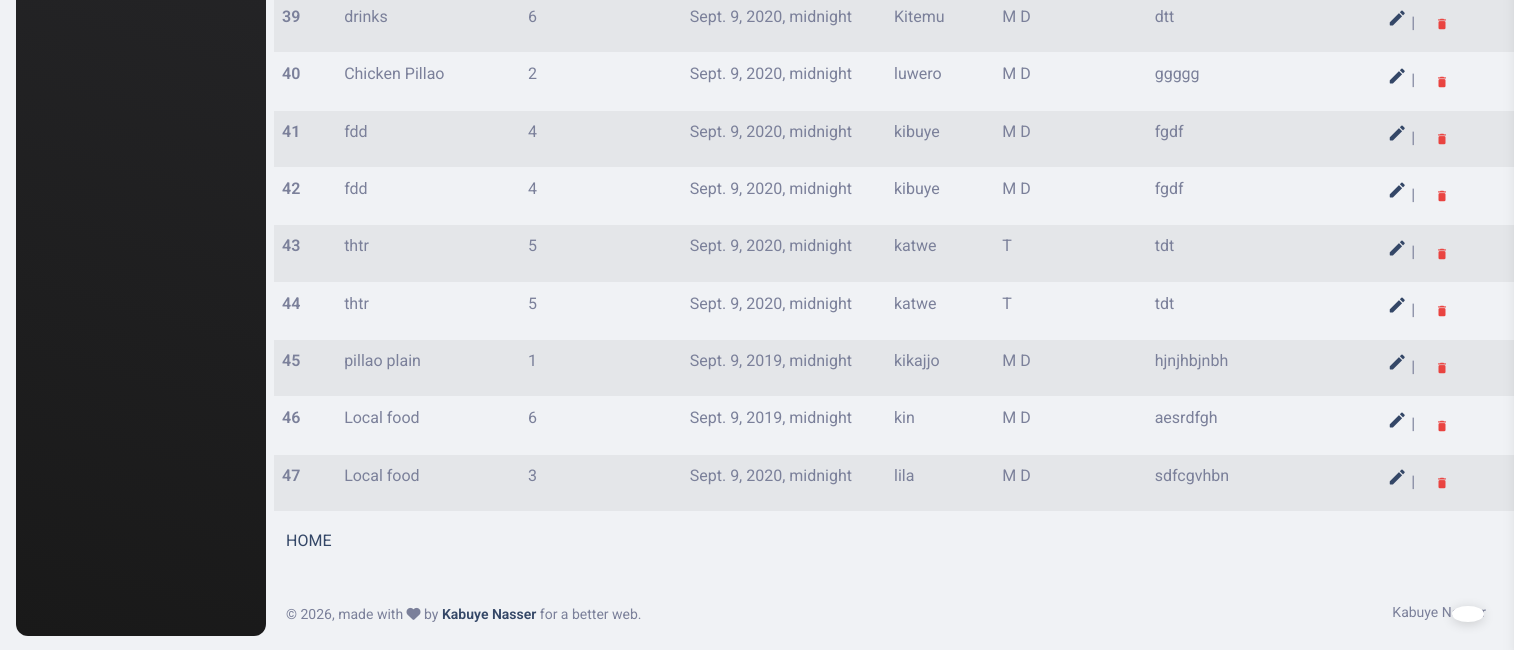
Before: /add_category/ (signed in, lower part) with the older database file.
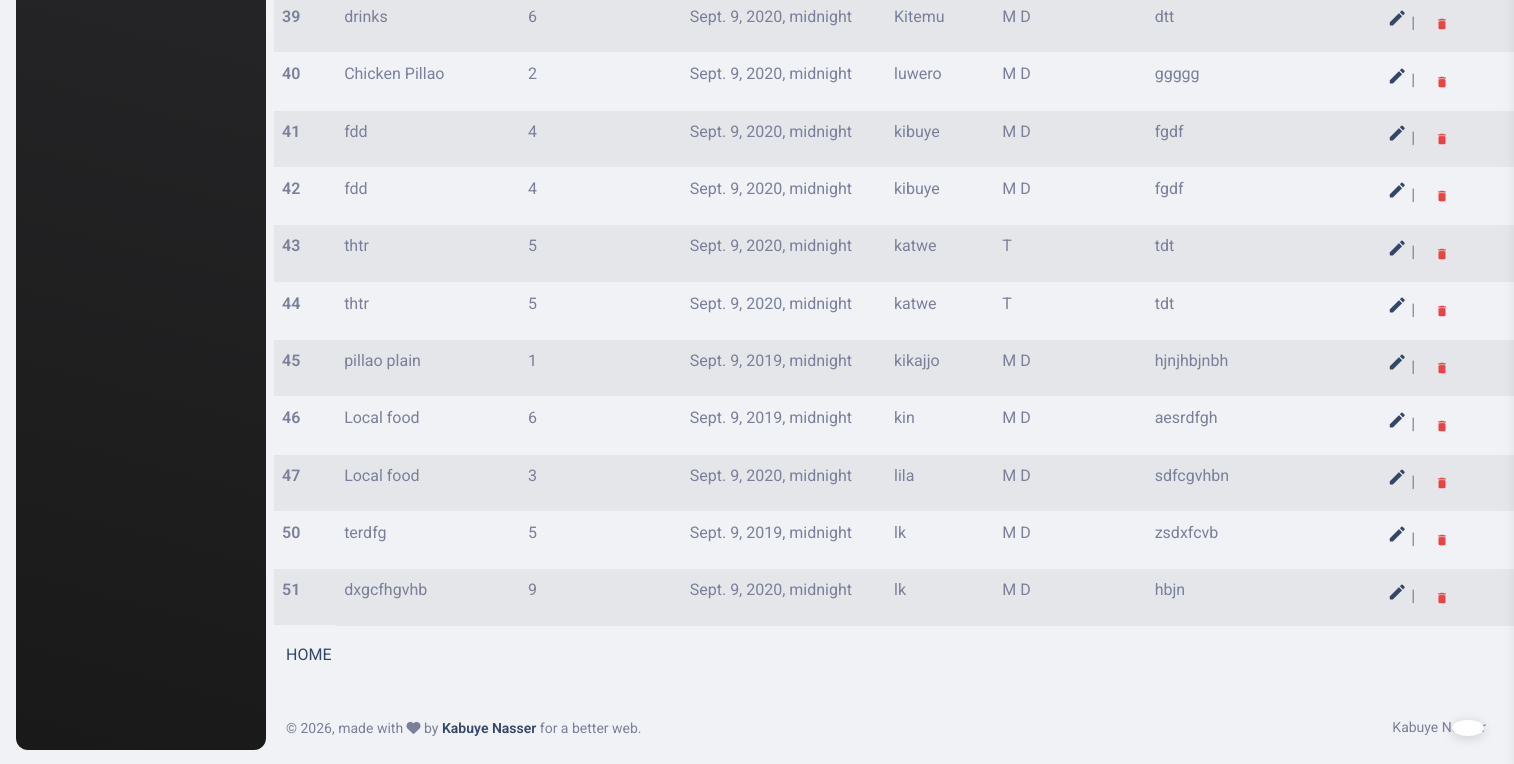
After: the same page with the newer database file.
### mambo/models.py (models this page shows, shortened)
class Category(models.Model):
    CATEGORY_OPTIONS = [
        ("M D", "MAIN DISH"),
        ("C D", "COLD DRINKS"),
        ("T", "TEA"),
        ("D", "DISSERTS"),
    ]
    name_of_category = models.CharField(max_length=50, verbose_name="MEALS")
    no_of_category = models.IntegerField()
    date_of_categorysale = models.DateTimeField(auto_now=False,auto_now_add=False)
    address = models.CharField(max_length=100, null=True,blank=True,default="N/A")
    category_type =   models.CharField(max_length=100,null=True, blank=True, choices= CATEGORY_OPTIONS)
    description = models.TextField()

### mambo/views.py (the view)
# urls.py: path('add_category/', add_category_view, name='add_category_page'),
@login_required
def add_category_view(request):
    message = ''
    if request.method == "POST":
        category_form = CategoryForm(request.POST)
        if category_form.is_valid():
            category_form.save()
            messages.success (request,"category added successfuly")
    category_form = CategoryForm()
    category = Category.objects.all()
    context = {
        'form':category_form,
        'msg':message,
        'category':category
    }
    return render(request, "add_category.html",context)

### mambo/templates/add_category.html (shortened to what this page needs)
{% extends './base.html' %}
{% block content %}
    <table class="table table-striped">
        <tbody>
            {% for Category in category %}
                <tr>
                    <th scope="row">{{Category.id}}</th>
                    <td>{{Category.name_of_category}}</td>
                    <td>{{Category.no_of_category}}</td>
                    <td>{{Category.date_of_categorysale}}</td>
                    <td>{{Category.address}}</td>
                    <td>{{Category.category_type}}</td>
                    <td>{{Category.description}}</td>
                    <td>
                        <a href="{% url 'edit_category_page' Category.id %}"><i class="material-icons ms-auto text-dark cursor-pointer fa-bounce" data-bs-toggle="tooltip" data-bs-placement="top" title="Edit Category">edit</i></a> |
                        <a class="btn btn-link text-danger text-gradient px-3 mb-0" href="{% url 'delete_category_page' Category.id %}">
                        <i onclick="return confirm('Are you sure you want to delete this category?')"class="material-icons text-sm me-2">delete</i></a>
                    </td>
                </tr>
            {% endfor %}
        </tbody>
    </table>
    <a href="{% url 'index_page'%}">HOME</a>
{% endblock content %}

### mambo/templates/base.html (shortened to what this page needs)
<!DOCTYPE html>
<html lang="en">
{% load static %}
{% load crispy_forms_tags %}
<head>
  <link href="../assets/css/nucleo-icons.css" rel="stylesheet" />
  <link href="../assets/css/nucleo-svg.css" rel="stylesheet" />
  <link id="pagestyle" href="{% static '/assets/css/material-dashboard.css' %}" rel="stylesheet" />
</head>
<body class="g-sidenav-show  bg-gray-200">
  <aside class="sidenav navbar navbar-vertical navbar-expand-xs border-0 border-radius-xl my-3 fixed-start ms-3   bg-gradient-dark" id="sidenav-main">
  </aside>
  <main class="main-content position-relative max-height-vh-100 h-100 border-radius-lg ">
    <div class="container-fluid py-4">
      <div class="row">
      {% block content %}{% endblock content%}
        </div>
      </div>
      <footer class="footer py-4  ">
        <div class="container-fluid">
          <div class="row align-items-center justify-content-lg-between">
            <div class="col-lg-6 mb-lg-0 mb-4">
              <div class="copyright text-center text-sm text-muted text-lg-start">
                © ,
                made with <i class="fa fa-heart"></i> by
                <a href="https://www.creative-tim.com" class="font-weight-bold" target="_blank">Kabuye Nasser</a>
                for a better web.
              </div>
            </div>
            <div class="col-lg-6">
              <ul class="nav nav-footer justify-content-center justify-content-lg-end">
                <li class="nav-item">
                  <a href="https://www.creative-tim.com" class="nav-link text-muted" target="_blank">Kabuye Nasser</a>
                </li>
              </ul>
            </div>
          </div>
        </div>
      </footer>
  </main>
  <div class="fixed-plugin">
    <a class="fixed-plugin-button text-dark position-fixed px-3 py-2">
    </a>
  </div>
</body>
</html>

Changed rows visible on the page:
added Category: id "50", name_of_category "terdfg", no_of_category "5", date_of_categorysale "Sept. 9, 2019, midnight", address "lk", category_type "M D", description "zsdxfcvb"
added Category: id "51", name_of_category "dxgcfhgvhb", no_of_category "9", date_of_categorysale "Sept. 9, 2020, midnight", address "lk", category_type "M D", description "hbjn"
